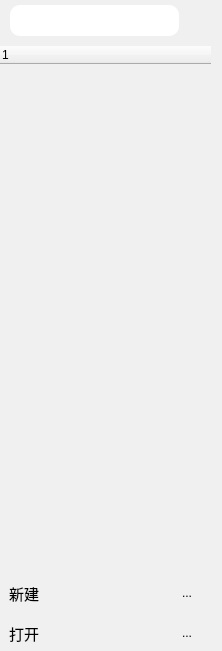
   <widget class="QWidget" name="widget_3" native="true">
    <property name="geometry">
     <rect>
      <x>80</x>
      <y>50</y>
      <width>222</width>
      <height>651</height>
     </rect>
    </property>
    <property name="sizePolicy">
     <sizepolicy hsizetype="Fixed" vsizetype="Expanding">
      <horstretch>0</horstretch>
      <verstretch>0</verstretch>
     </sizepolicy>
    </property>
    <property name="minimumSize">
     <size>
      <width>222</width>
      <height>0</height>
     </size>
    </property>
    <property name="maximumSize">
     <size>
      <width>222</width>
      <height>16777215</height>
     </size>
    </property>
    <property name="styleSheet">
     <string notr="true">background-color: rgb(240, 240, 240);
border-radius:10px;   </string>
    </property>
    <layout class="QVBoxLayout" name="verticalLayout_2">
     <property name="spacing">
      <number>0</number>
     </property>
     <property name="leftMargin">
      <number>0</number>
     </property>
     <property name="topMargin">
      <number>0</number>
     </property>
     <property name="rightMargin">
      <number>0</number>
     </property>
     <property name="bottomMargin">
      <number>0</number>
     </property>
     <item>
      <widget class="QWidget" name="widget_2" native="true">
       <property name="sizePolicy">
        <sizepolicy hsizetype="Fixed" vsizetype="Fixed">
         <horstretch>0</horstretch>
         <verstretch>0</verstretch>
        </sizepolicy>
       </property>
       <property name="minimumSize">
        <size>
         <width>211</width>
         <height>0</height>
        </size>
       </property>
       <property name="maximumSize">
        <size>
         <width>211</width>
         <height>16777215</height>
        </size>
       </property>
       <layout class="QHBoxLayout" name="horizontalLayout">
        <property name="spacing">
         <number>0</number>
        </property>
        <property name="leftMargin">
         <number>10</number>
        </property>
        <property name="topMargin">
         <number>5</number>
        </property>
        <property name="rightMargin">
         <number>5</number>
        </property>
        <property name="bottomMargin">
         <number>10</number>
        </property>
        <item>
         <widget class="QLineEdit" name="lineEdit">
          <property name="minimumSize">
           <size>
            <width>0</width>
            <height>31</height>
           </size>
          </property>
          <property name="maximumSize">
           <size>
            <width>16777215</width>
            <height>31</height>
           </size>
          </property>
          <property name="styleSheet">
           <string notr="true">background-color: rgb(255, 255, 255);
border:none;</string>
          </property>
         </widget>
        </item>
        <item>
         <widget class="QToolButton" name="toolButton_157">
          <property name="styleSheet">
           <string notr="true">QToolButton {
    border: none;
    padding: 4px;
}</string>
          </property>
          <property name="text">
           <string/>
          </property>
          <property name="icon">
           <iconset theme="QIcon::ThemeIcon::EditFind"/>
          </property>
         </widget>
        </item>
       </layout>
      </widget>
     </item>
     <item>
      <widget class="QTreeWidget" name="treeWidget">
       <property name="sizePolicy">
        <sizepolicy hsizetype="Fixed" vsizetype="Fixed">
         <horstretch>0</horstretch>
         <verstretch>0</verstretch>
        </sizepolicy>
       </property>
       <property name="minimumSize">
        <size>
         <width>211</width>
         <height>0</height>
        </size>
       </property>
       <property name="maximumSize">
        <size>
         <width>211</width>
         <height>700</height>
        </size>
       </property>
       <property name="styleSheet">
        <string notr="true">border:none;</string>
       </property>
       <property name="columnCount">
        <number>1</number>
       </property>
       <column>
        <property name="text">
         <string notr="true">1</string>
        </property>
       </column>
      </widget>
     </item>
     <item>
      <widget class="Line" name="line_3">
       <property name="orientation">
        <enum>Qt::Orientation::Horizontal</enum>
       </property>
      </widget>
     </item>
     <item>
      <widget class="QWidget" name="widget_9" native="true">
       <property name="sizePolicy">
        <sizepolicy hsizetype="Fixed" vsizetype="Fixed">
         <horstretch>0</horstretch>
         <verstretch>0</verstretch>
        </sizepolicy>
       </property>
       <property name="minimumSize">
        <size>
         <width>211</width>
         <height>40</height>
        </size>
       </property>
       <property name="maximumSize">
        <size>
         <width>211</width>
         <height>40</height>
        </size>
       </property>
       <layout class="QHBoxLayout" name="horizontalLayout_3">
        <item>
         <widget class="QLabel" name="label_5">
          <property name="minimumSize">
           <size>
            <width>0</width>
            <height>25</height>
           </size>
          </property>
          <property name="maximumSize">
           <size>
            <width>16777215</width>
            <height>25</height>
           </size>
          </property>
          <property name="font">
           <font>
            <pointsize>11</pointsize>
           </font>
          </property>
          <property name="text">
           <string>新建</string>
          </property>
          <property name="alignment">
           <set>Qt::AlignmentFlag::AlignBottom|Qt::AlignmentFlag::AlignLeading|Qt::AlignmentFlag::AlignLeft</set>
          </property>
         </widget>
        </item>
        <item>
         <widget class="QToolButton" name="toolButton_2">
          <property name="minimumSize">
           <size>
            <width>30</width>
            <height>25</height>
           </size>
          </property>
          <property name="maximumSize">
           <size>
            <width>30</width>
            <height>25</height>
           </size>
          </property>
          <property name="styleSheet">
           <string notr="true">QToolButton {
    border: none;
    padding: 4px;
}</string>
          </property>
          <property name="text">
           <string>...</string>
          </property>
          <property name="icon">
           <iconset theme="QIcon::ThemeIcon::ListAdd"/>
          </property>
         </widget>
        </item>
       </layout>
      </widget>
     </item>
     <item>
      <widget class="QWidget" name="widget_8" native="true">
       <property name="sizePolicy">
        <sizepolicy hsizetype="Fixed" vsizetype="Fixed">
         <horstretch>0</horstretch>
         <verstretch>0</verstretch>
        </sizepolicy>
       </property>
       <property name="minimumSize">
        <size>
         <width>211</width>
         <height>40</height>
        </size>
       </property>
       <property name="maximumSize">
        <size>
         <width>211</width>
         <height>40</height>
        </size>
       </property>
       <layout class="QHBoxLayout" name="horizontalLayout_4">
        <item>
         <widget class="QLabel" name="label_6">
          <property name="minimumSize">
           <size>
            <width>0</width>
            <height>25</height>
           </size>
          </property>
          <property name="maximumSize">
           <size>
            <width>16777215</width>
            <height>25</height>
           </size>
          </property>
          <property name="font">
           <font>
            <pointsize>11</pointsize>
           </font>
          </property>
          <property name="text">
           <string>打开</string>
          </property>
          <property name="alignment">
           <set>Qt::AlignmentFlag::AlignBottom|Qt::AlignmentFlag::AlignLeading|Qt::AlignmentFlag::AlignLeft</set>
          </property>
         </widget>
        </item>
        <item>
         <widget class="QToolButton" name="toolButton_3">
          <property name="minimumSize">
           <size>
            <width>30</width>
            <height>25</height>
           </size>
          </property>
          <property name="maximumSize">
           <size>
            <width>30</width>
            <height>25</height>
           </size>
          </property>
          <property name="styleSheet">
           <string notr="true">QToolButton {
    border: none;
    padding: 4px;
}</string>
          </property>
          <property name="text">
           <string>...</string>
          </property>
          <property name="icon">
           <iconset theme="QIcon::ThemeIcon::FolderNew"/>
          </property>
         </widget>
        </item>
       </layout>
      </widget>
     </item>
    </layout>
   </widget>
